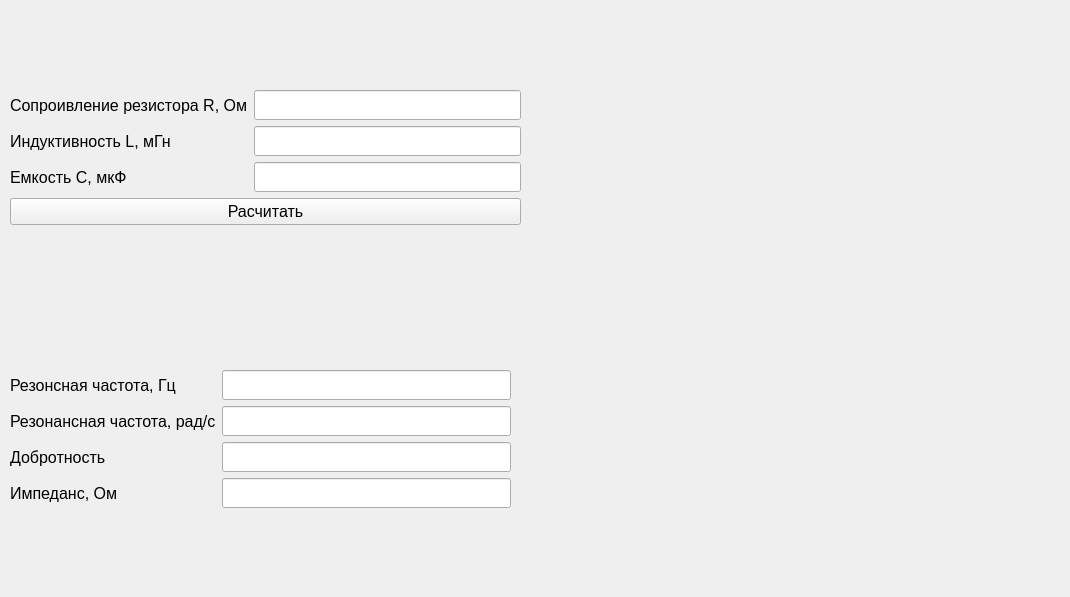
<?xml version="1.0" encoding="UTF-8"?>
<ui version="4.0">
 <class>Form</class>
 <widget class="QWidget" name="Form">
  <property name="geometry">
   <rect>
    <x>0</x>
    <y>0</y>
    <width>1070</width>
    <height>597</height>
   </rect>
  </property>
  <property name="windowTitle">
   <string>Form</string>
  </property>
  <widget class="QWidget" name="formLayoutWidget">
   <property name="geometry">
    <rect>
     <x>10</x>
     <y>370</y>
     <width>501</width>
     <height>151</height>
    </rect>
   </property>
   <layout class="QFormLayout" name="formLayout">
    <item row="1" column="0">
     <widget class="QLabel" name="label_5">
      <property name="maximumSize">
       <size>
        <width>16777215</width>
        <height>30</height>
       </size>
      </property>
      <property name="font">
       <font>
        <pointsize>12</pointsize>
       </font>
      </property>
      <property name="text">
       <string>Резонансная частота, рад/с</string>
      </property>
      <property name="margin">
       <number>0</number>
      </property>
     </widget>
    </item>
    <item row="0" column="0">
     <widget class="QLabel" name="label_4">
      <property name="maximumSize">
       <size>
        <width>16777215</width>
        <height>30</height>
       </size>
      </property>
      <property name="font">
       <font>
        <pointsize>12</pointsize>
       </font>
      </property>
      <property name="text">
       <string>Резонсная частота, Гц</string>
      </property>
      <property name="margin">
       <number>0</number>
      </property>
     </widget>
    </item>
    <item row="2" column="0">
     <widget class="QLabel" name="label_10">
      <property name="maximumSize">
       <size>
        <width>16777215</width>
        <height>30</height>
       </size>
      </property>
      <property name="font">
       <font>
        <pointsize>12</pointsize>
       </font>
      </property>
      <property name="text">
       <string>Добротность</string>
      </property>
      <property name="margin">
       <number>0</number>
      </property>
     </widget>
    </item>
    <item row="0" column="1">
     <widget class="QLineEdit" name="Freq_hz">
      <property name="sizePolicy">
       <sizepolicy hsizetype="Expanding" vsizetype="Maximum">
        <horstretch>0</horstretch>
        <verstretch>0</verstretch>
       </sizepolicy>
      </property>
      <property name="minimumSize">
       <size>
        <width>0</width>
        <height>30</height>
       </size>
      </property>
     </widget>
    </item>
    <item row="1" column="1">
     <widget class="QLineEdit" name="Freq_rad">
      <property name="sizePolicy">
       <sizepolicy hsizetype="Expanding" vsizetype="Maximum">
        <horstretch>0</horstretch>
        <verstretch>0</verstretch>
       </sizepolicy>
      </property>
      <property name="minimumSize">
       <size>
        <width>0</width>
        <height>30</height>
       </size>
      </property>
     </widget>
    </item>
    <item row="2" column="1">
     <widget class="QLineEdit" name="QQ">
      <property name="sizePolicy">
       <sizepolicy hsizetype="Expanding" vsizetype="Maximum">
        <horstretch>0</horstretch>
        <verstretch>0</verstretch>
       </sizepolicy>
      </property>
      <property name="minimumSize">
       <size>
        <width>0</width>
        <height>30</height>
       </size>
      </property>
     </widget>
    </item>
    <item row="3" column="0">
     <widget class="QLabel" name="label_11">
      <property name="maximumSize">
       <size>
        <width>16777215</width>
        <height>30</height>
       </size>
      </property>
      <property name="font">
       <font>
        <pointsize>12</pointsize>
       </font>
      </property>
      <property name="text">
       <string>Импеданс, Ом</string>
      </property>
      <property name="margin">
       <number>0</number>
      </property>
     </widget>
    </item>
    <item row="3" column="1">
     <widget class="QLineEdit" name="ZZ">
      <property name="sizePolicy">
       <sizepolicy hsizetype="Expanding" vsizetype="Maximum">
        <horstretch>0</horstretch>
        <verstretch>0</verstretch>
       </sizepolicy>
      </property>
      <property name="minimumSize">
       <size>
        <width>0</width>
        <height>30</height>
       </size>
      </property>
     </widget>
    </item>
   </layout>
  </widget>
  <widget class="QWidget" name="formLayoutWidget_2">
   <property name="geometry">
    <rect>
     <x>10</x>
     <y>90</y>
     <width>511</width>
     <height>151</height>
    </rect>
   </property>
   <layout class="QFormLayout" name="formLayout_2">
    <item row="0" column="0">
     <widget class="QLabel" name="label">
      <property name="maximumSize">
       <size>
        <width>16777215</width>
        <height>30</height>
       </size>
      </property>
      <property name="font">
       <font>
        <pointsize>12</pointsize>
       </font>
      </property>
      <property name="text">
       <string>Сопроивление резистора R, Ом</string>
      </property>
      <property name="margin">
       <number>0</number>
      </property>
     </widget>
    </item>
    <item row="0" column="1">
     <widget class="QLineEdit" name="RR">
      <property name="sizePolicy">
       <sizepolicy hsizetype="Expanding" vsizetype="Maximum">
        <horstretch>0</horstretch>
        <verstretch>0</verstretch>
       </sizepolicy>
      </property>
      <property name="minimumSize">
       <size>
        <width>0</width>
        <height>30</height>
       </size>
      </property>
     </widget>
    </item>
    <item row="1" column="0">
     <widget class="QLabel" name="label_2">
      <property name="maximumSize">
       <size>
        <width>16777215</width>
        <height>30</height>
       </size>
      </property>
      <property name="font">
       <font>
        <pointsize>12</pointsize>
       </font>
      </property>
      <property name="text">
       <string>Индуктивность L, мГн</string>
      </property>
      <property name="margin">
       <number>0</number>
      </property>
     </widget>
    </item>
    <item row="1" column="1">
     <widget class="QLineEdit" name="LL">
      <property name="sizePolicy">
       <sizepolicy hsizetype="Expanding" vsizetype="Maximum">
        <horstretch>0</horstretch>
        <verstretch>0</verstretch>
       </sizepolicy>
      </property>
      <property name="minimumSize">
       <size>
        <width>0</width>
        <height>30</height>
       </size>
      </property>
     </widget>
    </item>
    <item row="2" column="0">
     <widget class="QLabel" name="label_3">
      <property name="maximumSize">
       <size>
        <width>16777215</width>
        <height>30</height>
       </size>
      </property>
      <property name="font">
       <font>
        <pointsize>12</pointsize>
       </font>
      </property>
      <property name="text">
       <string>Емкость C, мкФ</string>
      </property>
      <property name="margin">
       <number>0</number>
      </property>
     </widget>
    </item>
    <item row="2" column="1">
     <widget class="QLineEdit" name="CC">
      <property name="sizePolicy">
       <sizepolicy hsizetype="Expanding" vsizetype="Maximum">
        <horstretch>0</horstretch>
        <verstretch>0</verstretch>
       </sizepolicy>
      </property>
      <property name="minimumSize">
       <size>
        <width>0</width>
        <height>30</height>
       </size>
      </property>
     </widget>
    </item>
    <item row="4" column="0" colspan="2">
     <widget class="QPushButton" name="pushButton">
      <property name="font">
       <font>
        <pointsize>12</pointsize>
       </font>
      </property>
      <property name="text">
       <string>Расчитать</string>
      </property>
     </widget>
    </item>
   </layout>
  </widget>
  <widget class="QLabel" name="label_6">
   <property name="geometry">
    <rect>
     <x>540</x>
     <y>80</y>
     <width>511</width>
     <height>451</height>
    </rect>
   </property>
   <property name="text">
    <string/>
   </property>
   <property name="pixmap">
    <pixmap>../../img/RLC/RLC_seq.png</pixmap>
   </property>
   <property name="scaledContents">
    <bool>true</bool>
   </property>
  </widget>
  <widget class="QLabel" name="label_7">
   <property name="geometry">
    <rect>
     <x>380</x>
     <y>30</y>
     <width>47</width>
     <height>13</height>
    </rect>
   </property>
   <property name="text">
    <string/>
   </property>
  </widget>
 </widget>
 <resources/>
 <connections/>
</ui>
